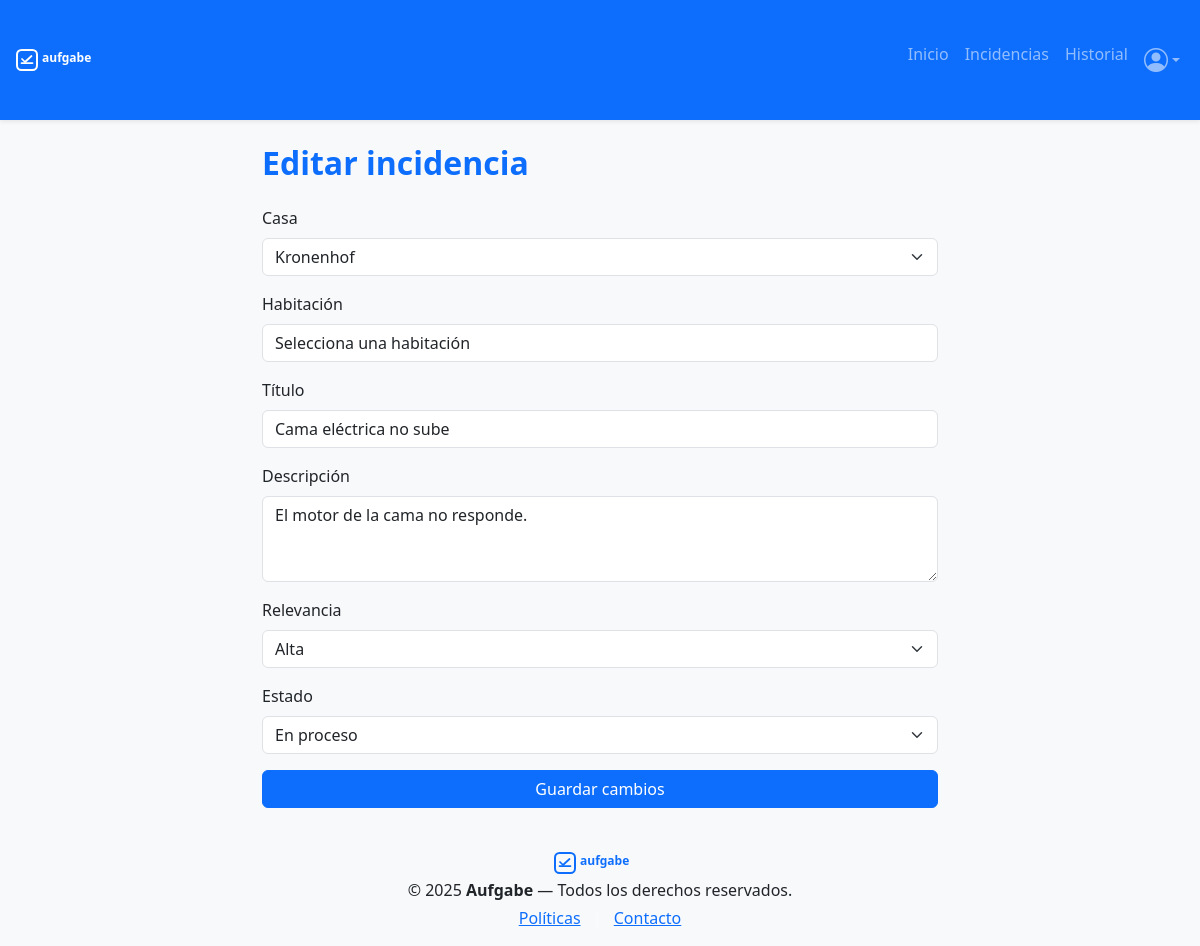
The page /views/editar_incidencia.php?id=2 (signed in) on the database its author committed.
### tables this page shows
CREATE TABLE casas (
    id_casa INT AUTO_INCREMENT PRIMARY KEY,
    nombre VARCHAR(100) NOT NULL,
    direccion VARCHAR(255),
    telefono VARCHAR(20)
);

CREATE TABLE incidencias (
    id_incidencia INT AUTO_INCREMENT PRIMARY KEY,
    titulo VARCHAR(150) NOT NULL,
    descripcion TEXT NOT NULL,
    relevancia ENUM('bajo', 'medio', 'alto') DEFAULT 'medio',
    estado ENUM('no_atendido', 'en_proceso', 'completado') DEFAULT 'no_atendido',
    fecha_inicio DATETIME DEFAULT CURRENT_TIMESTAMP,
    fecha_fin DATETIME NULL,
    id_habitacion INT,
    id_creador INT NOT NULL,
    id_tecnico INT NULL,
    FOREIGN KEY (id_habitacion) REFERENCES habitaciones(id_habitacion)
        ON DELETE SET NULL ON UPDATE CASCADE,
    FOREIGN KEY (id_creador) REFERENCES usuarios(id_usuario)
        ON DELETE CASCADE ON UPDATE CASCADE,
    FOREIGN KEY (id_tecnico) REFERENCES usuarios(id_usuario)
        ON DELETE SET NULL ON UPDATE CASCADE
);

### models/Incidencia.php (called while the page is built, shortened)
<?php
class Incidencia
{
    private $conn;
    public function __construct($db)
    {
        $this->conn = $db;
    }
    public function obtenerPorId($id)
    {
        $sql = "SELECT * FROM incidencias WHERE id_incidencia = :id";
        $stmt = $this->conn->prepare($sql);
        $stmt->bindParam(':id', $id, PDO::PARAM_INT);
        $stmt->execute();
        return $stmt->fetch(PDO::FETCH_ASSOC);
    }
}

### views/editar_incidencia.php (the view, shortened to what this page needs)
<?php
include '../includes/header.php';
require_once '../models/Incidencia.php';
$database = new Database();
$db = $database->conectar();
$incidenciaModel = new Incidencia($db);
$id_incidencia = $_GET['id'] ?? null;
$incidencia = $incidenciaModel->obtenerPorId($id_incidencia);
$stmt = $db->prepare("
    SELECT c.id_casa, c.nombre
    FROM casas c
    JOIN habitaciones h ON c.id_casa = h.id_casa
    WHERE h.id_habitacion = :id_habitacion
");
$stmt->bindParam(':id_habitacion', $incidencia['id_habitacion'], PDO::PARAM_INT);
$stmt->execute();
$casa = $stmt->fetch(PDO::FETCH_ASSOC);
?>
<link rel="stylesheet" href="../assets/css/nueva_incidencia.css">
<div class="container py-4" style="max-width: 700px;">
    <h2 class="text-primary fw-bold mb-4">Editar incidencia</h2>
    <form action="../controller/IncidenciaController.php?action=actualizar" method="POST">
        <div class="mb-3">
            <label class="form-label">Casa</label>
            <select id="casaSeleccionada" class="form-select" required>
                <option value="1" <?= ($casa['id_casa'] == 1) ? 'selected' : '' ?>>Kronenhof</option>
            </select>
        </div>
        <div class="mb-3">
            <label class="form-label">Habitación</label>
            <select id="habitacionSeleccionada" name="id_habitacion" class="form-select" required data-habitacion-actual="<?= htmlspecialchars($incidencia['id_habitacion']) ?>">
                <option value="">Selecciona una habitación</option>
            </select>
        </div>
        <div class="mb-3">
            <label class="form-label">Título</label>
            <input type="text" name="titulo" class="form-control" required value="<?= htmlspecialchars($incidencia['titulo']) ?>">
        </div>
        <div class="mb-3">
            <label class="form-label">Descripción</label>
            <textarea name="descripcion" rows="3" class="form-control" required><?= htmlspecialchars($incidencia['descripcion']) ?></textarea>
        </div>
        <div class="mb-3">
            <label class="form-label">Relevancia</label>
            <select name="relevancia" class="form-select" required>
                <option value="alto" <?= ($incidencia['relevancia'] == 'alto') ? 'selected' : '' ?>>Alta</option>
            </select>
        </div>
        <div class="mb-3">
            <label class="form-label">Estado</label>
            <select name="estado" class="form-select" required>
                <option value="en_proceso" <?= ($incidencia['estado'] == 'en_proceso') ? 'selected' : '' ?>>En proceso</option>
            </select>
        </div>
        <button type="submit" class="btn btn-primary w-100">Guardar cambios</button>
    </form>
</div>
<?php include '../includes/footer.php'; ?>

### assets/css/nueva_incidencia.css (style rules this page uses)
#habitacionSeleccionada, #habitacionSeleccionada option { color: #212529 !important; background: #fff !important; }

### rows shown on the page
casas: id_casa "Kronenhof"
incidencias: titulo "Cama eléctrica no sube", descripcion "El motor de la cama no responde.", relevancia "Alta", estado "En proceso"
